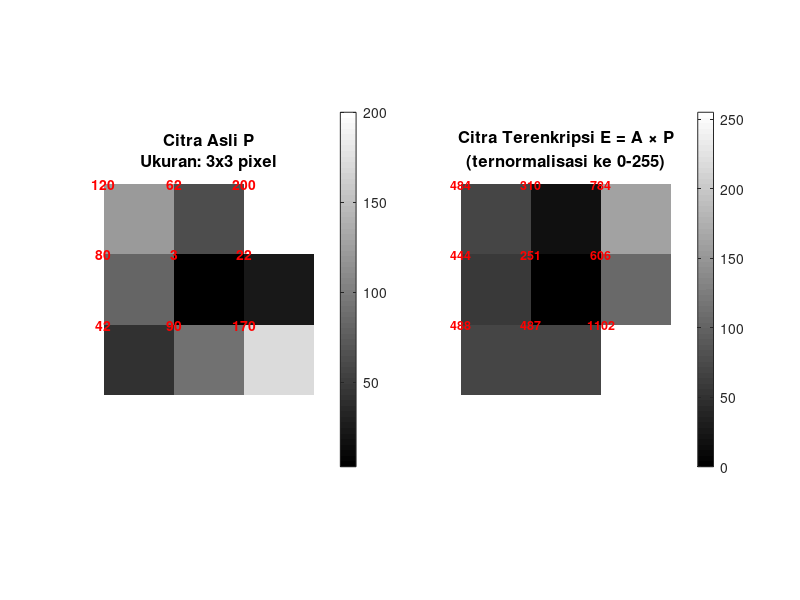

MATLAB code to generate this figure: (Note: this script raises an error after producing the figure.)
% ===================================================== 
%  UTS Matematika Sains Data — Semester Genap 2025/2026 
%  Soal 2 — Invers Citra
%  --------------------------------------------------- 
%  Nama  : Ziohamdan Putra Yudhana
%  NIM   : 2510514012
%  Parameter: N=12, a=1, b=2, K=4, theta0=40, alpha=0.003 
%  Tanggal: <2026-04-28> 
% ===================================================== 
  
clc; clear; close all; 
  
% Parameter personalisasi 
N = 12;  a = 1;  b = 2;  K = 4; 
theta0 = 40;  % derajat 
alpha_lr = 0.003; 

% Matriks kunci A
A = [a+1, b, 2; 1, a+2, b; b, 1, a+3];

% Blok piksel asli P
P = [120, 50+N, 200;
     80, a+2, 10+N;
     30+N, 90, 170];

fprintf('============================================\n');
fprintf('SOAL 2f: VISUALISASI ENKRIPSI CITRA\n');
fprintf('NIM: 2510514012\n');
fprintf('============================================\n\n');

fprintf('Blok Piksel Asli P (0-255):\n');
disp(P);

% Enkripsi
E = A * P;
fprintf('\nBlok Terenkripsi E:\n');
disp(E);

% Normalisasi untuk tampilan (citra grayscale 0-255)
% Karena hasil enkripsi bisa melebihi 255, perlu dinormalisasi atau clipping
P_normalized = uint8(P);  % asli sudah 0-255

% Normalisasi E ke range 0-255 untuk tampilan
E_min = min(E(:));
E_max = max(E(:));
E_normalized = uint8(255 * (E - E_min) / (E_max - E_min));

% Visualisasi dalam satu subplot
figure('Position', [100 100 900 400], 'Color', 'w');

% Subplot kiri: Citra asli
subplot(1, 2, 1);
imshow(P_normalized, []);
title(sprintf('Citra Asli P\nUkuran: 3x3 pixel'), 'FontSize', 12);
colormap(gca, 'gray');
colorbar;

% Tambahkan nilai pixel pada gambar asli
hold on;
for i = 1:3
    for j = 1:3
        text(j-0.5, i-0.5, num2str(P(i,j)), ...
            'HorizontalAlignment', 'center', ...
            'Color', 'red', 'FontSize', 10, 'FontWeight', 'bold');
    end
end

% Subplot kanan: Citra terenkripsi
subplot(1, 2, 2);
imshow(E_normalized, []);
title(sprintf('Citra Terenkripsi E = A × P\n(ternormalisasi ke 0-255)'), 'FontSize', 12);
colormap(gca, 'gray');
colorbar;

% Tambahkan nilai pixel pada gambar terenkripsi
hold on;
for i = 1:3
    for j = 1:3
        text(j-0.5, i-0.5, sprintf('%.0f', E(i,j)), ...
            'HorizontalAlignment', 'center', ...
            'Color', 'red', 'FontSize', 9, 'FontWeight', 'bold');
    end
end

% Judul utama
sgtitle(sprintf('Enkripsi Blok Citra 3x3 - NIM 2510514012'), ...
    'FontSize', 14, 'FontWeight', 'bold');

% Simpan sebagai file PNG
saveas(gcf, 'Soal2f_Visualisasi_Citra_NIM_2510514012.png');
fprintf('\nVisualisasi telah disimpan sebagai: Soal2f_Visualisasi_Citra_NIM_2510514012.png\n');

% Informasi tambahan
fprintf('\n=== INFORMASI ===\n');
fprintf('Ukuran blok: 3x3 pixel\n');
fprintf('Nilai pixel asli: antara 0-255 (grayscale)\n');
fprintf('Nilai pixel terenkripsi: antara %.0f - %.0f\n', E_min, E_max);
fprintf('Citra terenkripsi dinormalisasi ke 0-255 untuk tampilan\n');
fprintf('Dekripsi akan mengembalikan ke nilai asli (lihat soal 2e)\n');
